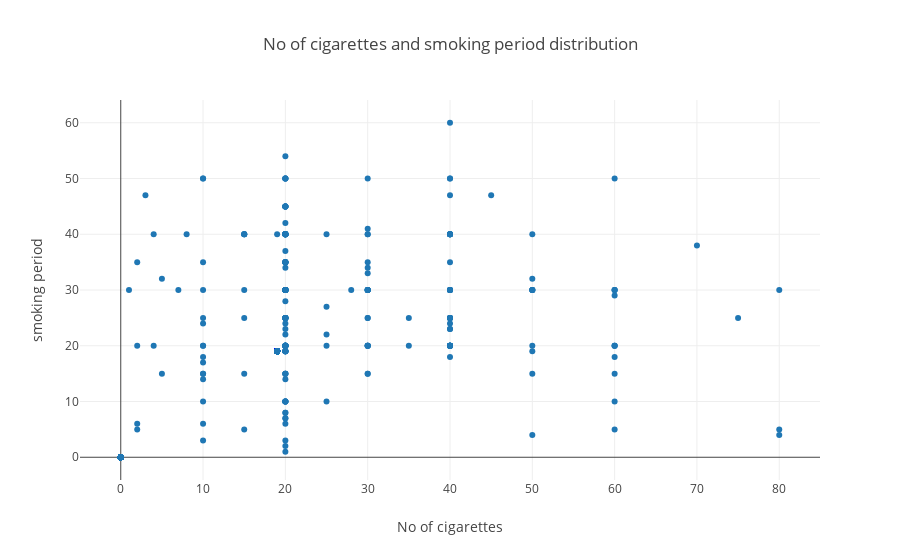

Here is the notebook cell this chart was saved with:
### Code cell
trace = go.Scatter(x=train.NumCigs ,
                  y= train.SmokingPeriod,
                  name = 'No of cigarettes and smoking period',
                  mode= 'markers')
data = [trace]
layout = go.Layout(title = ' No of cigarettes and smoking period distribution',
                  xaxis = dict(title = 'No of cigarettes'),
                  yaxis = dict(title = 'smoking period'))
fig = go.Figure(data=data,layout=layout)
iplot(fig)

### Figure 1 — Plotly figure (JSON) as saved in the notebook; plotly's stock layout.template omitted (floating-point values rounded to 4 significant figures; data arrays with more than 128 entries replaced by an {"elided": "..."} marker saying what was removed)
{"data": [{"mode": "markers", "name": "No of cigarettes and smoking period", "type": "scatter", "uid": "f4bbf940-32eb-4a6a-84fc-5873f60dbd94", "x": {"elided": "674 int values"}, "y": {"elided": "674 int values"}}], "layout": {"title": {"text": " No of cigarettes and smoking period distribution"}, "xaxis": {"title": {"text": "No of cigarettes"}}, "yaxis": {"title": {"text": "smoking period"}}}}
